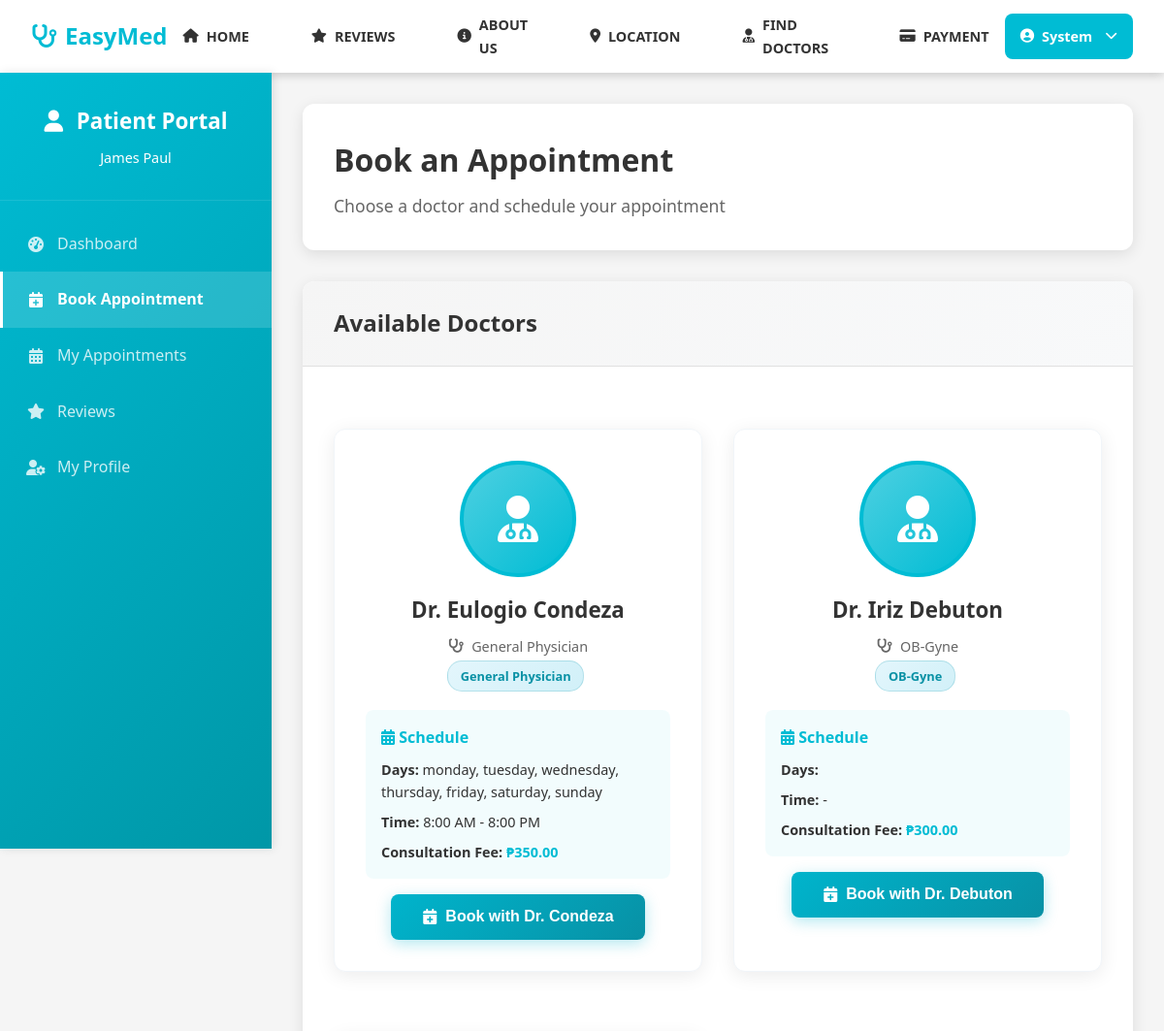
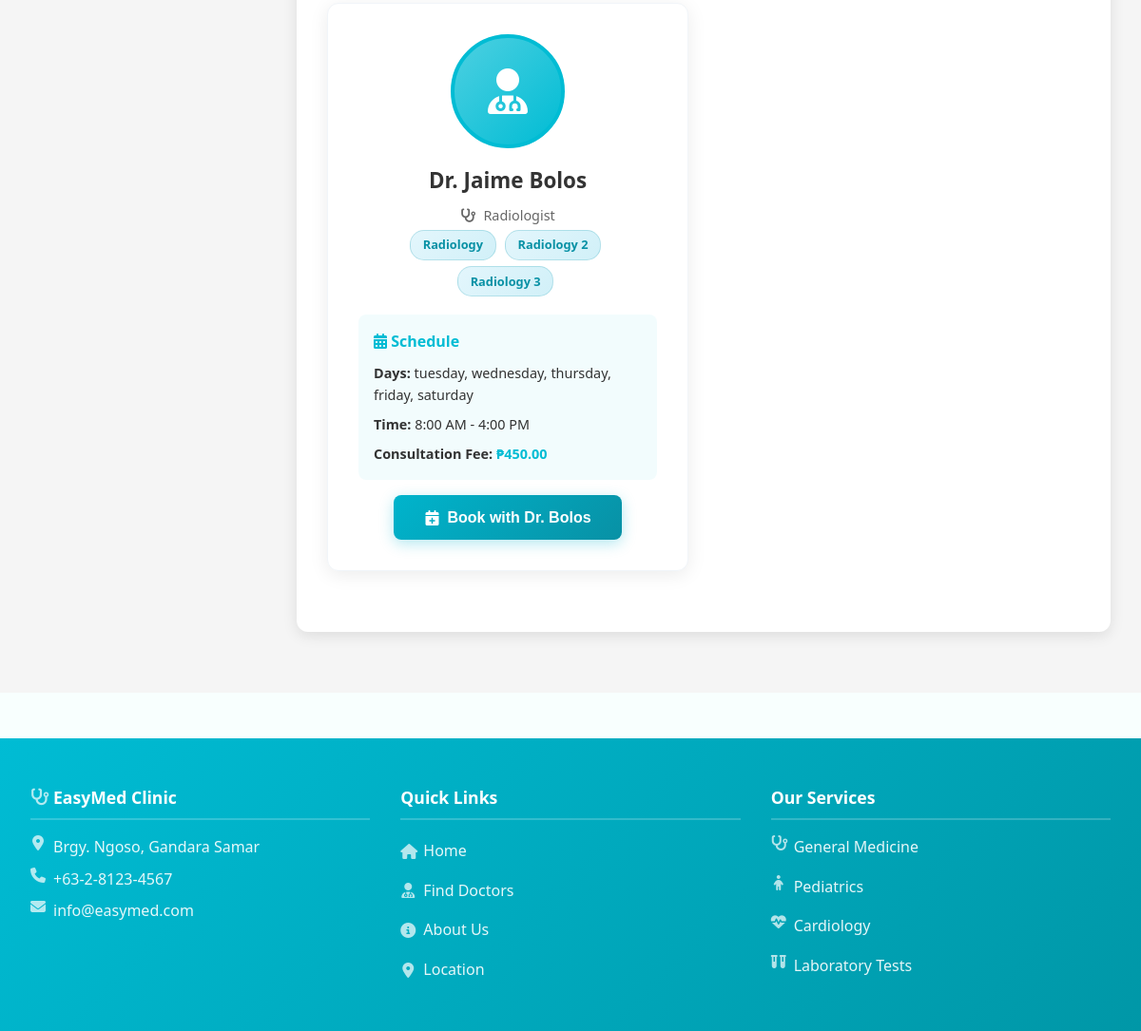
Screenshot of /patient/book-appointment.php (signed in) with the database file from the repository (2 pictures, top to bottom).
### tables this page shows
CREATE TABLE doctors (
                    id INTEGER PRIMARY KEY AUTOINCREMENT,
                    user_id INTEGER,
                    specialty VARCHAR(100),
                    license_number VARCHAR(50),
                    phone VARCHAR(20),
                    experience_years INTEGER DEFAULT 0,
                    consultation_fee DECIMAL(10,2) DEFAULT 0.00,
                    schedule_days TEXT,
                    schedule_time_start TIME,
                    schedule_time_end TIME,
                    biography TEXT,
                    is_available INTEGER DEFAULT 1,
                    status VARCHAR(20) DEFAULT 'active' CHECK (status IN ('active', 'inactive')),
                    created_at DATETIME DEFAULT CURRENT_TIMESTAMP,
                    FOREIGN KEY (user_id) REFERENCES users(id)
                );

CREATE TABLE users (
                    id INTEGER PRIMARY KEY AUTOINCREMENT,
                    username VARCHAR(50) UNIQUE NOT NULL,
                    email VARCHAR(100) UNIQUE NOT NULL,
                    password VARCHAR(255) NOT NULL,
                    first_name VARCHAR(50),
                    last_name VARCHAR(50),
                    profile_image VARCHAR(255),
                    role VARCHAR(20) DEFAULT 'patient' CHECK (role IN ('admin', 'doctor', 'patient')),
                    is_active INTEGER DEFAULT 1,
                    status VARCHAR(20) DEFAULT 'pending' CHECK (status IN ('active', 'inactive', 'pending')),
                    created_at DATETIME DEFAULT CURRENT_TIMESTAMP,
                    updated_at DATETIME DEFAULT CURRENT_TIMESTAMP
                , email_verified INTEGER DEFAULT 0, phone TEXT, date_of_birth TEXT, gender TEXT, address TEXT);

CREATE TABLE lab_offers (
                        id INTEGER PRIMARY KEY AUTOINCREMENT,
                        title TEXT NOT NULL,
                        is_active INTEGER DEFAULT 1,
                        created_at TEXT DEFAULT (datetime('now')),
                        updated_at TEXT
                    , description TEXT, price DECIMAL(10,2));

CREATE TABLE clinic_settings (
                    id INTEGER PRIMARY KEY AUTOINCREMENT,
                    setting_key VARCHAR(100) UNIQUE,
                    setting_value TEXT,
                    description TEXT,
                    updated_at DATETIME DEFAULT CURRENT_TIMESTAMP
                );

### includes/database.php (called while the page is built, shortened)
<?php
class Database {
    private $connection;
    private static $instance = null;
    public static function getInstance() {
        if (self::$instance === null) {
            self::$instance = new self();
        }
        return self::$instance;
    }
    private function connect() {
        try {
            if (DB_TYPE === 'sqlite') {
                $this->connection = new PDO(
                    "sqlite:" . SQLITE_PATH,
                    null,
                    null,
                    array(
                        PDO::ATTR_ERRMODE => PDO::ERRMODE_EXCEPTION,
                        PDO::ATTR_DEFAULT_FETCH_MODE => PDO::FETCH_ASSOC
                    )
                );
                $this->connection->exec('PRAGMA foreign_keys = ON');
            }
        } catch (PDOException $e) {
            die("Database connection failed: " . $e->getMessage());
        }
    }
    public function query($sql, $params = array()) {
        try {
            $stmt = $this->connection->prepare($sql);
            $stmt->execute($params);
            return $stmt;
        } catch (PDOException $e) {
            error_log("Database query error: " . $e->getMessage());
            throw $e;
        }
    }
    public function fetch($sql, $params = array()) {
        $stmt = $this->query($sql, $params);
        return $stmt->fetch();
    }
    public function fetchAll($sql, $params = array()) {
        $stmt = $this->query($sql, $params);
        return $stmt->fetchAll();
    }
}
?>

### includes/functions.php (called while the page is built, shortened)
<?php
require_once 'database.php';
function formatTime($time, $format = 'g:i A') {
    if (empty($time) || $time === '00:00:00') {
        return '';
    }
    $timestamp = strtotime($time);
    return date($format, $timestamp);
}
function getClinicSetting($key, $default = '') {
    $db = Database::getInstance();
    $setting = $db->fetch(
        "SELECT setting_value FROM clinic_settings WHERE setting_key = ?",
        [$key]
    );
    return $setting ? $setting['setting_value'] : $default;
}
?>

### patient/book-appointment.php (the view, shortened to what this page needs)
<?php
require_once '../includes/functions.php';
require_once '../includes/header.php';
?>
<div class="patient-container">
	<div class="patient-sidebar">
		<div class="sidebar-header">
			<h3><i class="fas fa-user"></i> Patient Portal</h3>
			<p style="margin: 0.5rem 0 0 0; color: #ffffffff; font-size: 0.9rem; font-weight: 500;">
				<?php echo htmlspecialchars(($_SESSION['first_name'] ?? '') . ' ' . ($_SESSION['last_name'] ?? '')); ?>
			</p>
		</div>
		<nav class="sidebar-nav">
			<a href="dashboard_patients.php" class="nav-item">
				<i class="fas fa-tachometer-alt"></i> Dashboard
			</a>
			<a href="book-appointment.php" class="nav-item active">
				<i class="fas fa-calendar-plus"></i> Book Appointment
			</a>
			<a href="appointments.php" class="nav-item">
				<i class="fas fa-calendar-alt"></i> My Appointments
			</a>
            <a href="reviews.php" class="nav-item">
                <i class="fas fa-star"></i> Reviews
            </a>
			<a href="profile.php" class="nav-item">
				<i class="fas fa-user-cog"></i> My Profile
			</a>
		</nav>
	</div>
	<div class="patient-content">
		<div class="content-header">
			<h1>Book an Appointment</h1>
			<p>Choose a doctor and schedule your appointment</p>
		</div>
		<div class="content-section">
			<div class="section-header">
				<h2>Available Doctors</h2>
			</div>
			<div class="section-content">
				<?php
				$db = Database::getInstance();
				$doctors = $db->fetchAll("
					SELECT u.id as user_id, u.first_name, u.last_name, u.profile_image,
						   d.id as doctor_id, d.specialty, d.schedule_days, d.schedule_time_start, d.schedule_time_end,
						   d.consultation_fee, d.biography
					FROM users u
					JOIN doctors d ON u.id = d.user_id
					WHERE u.role = 'doctor' AND u.is_active = 1 AND d.is_available = 1
					ORDER BY u.first_name
				");
				?>
				<div class="doctors-grid">
					<?php if (!empty($doctors)): ?>
						<?php foreach ($doctors as $doctor): ?>
							<div class="card doctor-card" style="margin-bottom: 2rem;">
								<div class="doctor-image-container" style="text-align: center; margin-bottom: 1rem;">
									<?php if (!empty($doctor['profile_image']) && file_exists('../assets/images/' . $doctor['profile_image'])): ?>
										<img src="<?php echo SITE_URL; ?>/assets/images/<?php echo htmlspecialchars($doctor['profile_image']); ?>"
											 alt="Dr. <?php echo htmlspecialchars($doctor['first_name'] . ' ' . $doctor['last_name']); ?>"
											 class="doctor-image">
									<?php else: ?>
										<div class="doctor-image" style="background: linear-gradient(135deg, var(--light-cyan), var(--primary-cyan)); display: flex; align-items: center; justify-content: center;">
											<i class="fas fa-user-md" style="font-size: 3rem; color: white;"></i>
										</div>
									<?php endif; ?>
								</div>
								<div class="doctor-info">
									<h3 class="doctor-name">
										Dr. <?php echo htmlspecialchars($doctor['first_name'] . ' ' . $doctor['last_name']); ?>
									</h3>
									<p class="doctor-specialty">
										<i class="fas fa-stethoscope"></i>
										<?php echo htmlspecialchars($doctor['specialty']); ?>
									</p>
									<?php
									$doctor_offers = $db->fetchAll("
										SELECT lo.title
										FROM lab_offers lo
										JOIN lab_offer_doctors lod ON lo.id = lod.lab_offer_id
										WHERE lod.doctor_id = ? AND lo.is_active = 1
										ORDER BY lo.title
									", [$doctor['doctor_id']]);
									if (!empty($doctor_offers)): ?>
										<div class="doctor-offers" style="margin-bottom: 1rem;">
											<?php foreach ($doctor_offers as $offer): ?>
												<span class="offer-badge" style="
													display: inline-block;
													background: linear-gradient(135deg, #e3f6fc, #d1f0f8);
													color: #0891a5;
													padding: 0.3rem 0.8rem;
													border-radius: 15px;
													font-size: 0.8rem;
													font-weight: 600;
													margin: 0.2rem 0.3rem 0.2rem 0;
													border: 1px solid rgba(8, 145, 165, 0.2);
												">
													<?php echo htmlspecialchars($offer['title']); ?>
												</span>
											<?php endforeach; ?>
										</div>
									<?php endif; ?>
									<div class="doctor-schedule">
										<h4 style="color: var(--primary-cyan); margin-bottom: 0.5rem; font-size: 1rem;">
											<i class="fas fa-calendar-alt"></i> Schedule
										</h4>
										<div class="schedule-item">
											<strong>Days:</strong>
											<?php
											$days = explode(',', $doctor['schedule_days']);
											echo htmlspecialchars(implode(', ', $days));
											?>
										</div>
										<div class="schedule-item">
											<strong>Time:</strong>
											<?php echo formatTime($doctor['schedule_time_start']) . ' - ' . formatTime($doctor['schedule_time_end']); ?>
										</div>
										<div class="schedule-item">
											<strong>Consultation Fee:</strong>
											<span style="color: var(--primary-cyan); font-weight: bold;">
												₱<?php echo number_format($doctor['consultation_fee'], 2); ?>
											</span>
										</div>
									</div>
									<div style="margin-top: 1rem; text-align: center;">
									<?php
									$doctor_lab_offers = $db->fetchAll("
										SELECT lo.title, lo.price
										FROM lab_offers lo
										JOIN lab_offer_doctors lod ON lo.id = lod.lab_offer_id
										WHERE lod.doctor_id = ? AND lo.is_active = 1
										ORDER BY lo.title
									", [$doctor['doctor_id']]);
									$doctor['lab_offers'] = array_column($doctor_lab_offers, 'title');
									$doctor['lab_offers_data'] = $doctor_lab_offers;
									?>
										<button class="btn btn-primary btn-sm"
											onclick="openAppointmentModal(this)"
											data-doctor='<?php echo json_encode($doctor, JSON_HEX_APOS | JSON_HEX_QUOT); ?>'>
											<i class="fas fa-calendar-plus"></i> Book with Dr. <?php echo htmlspecialchars($doctor['last_name']); ?>
										</button>
									</div>
								</div>
							</div>
						<?php endforeach; ?>
					<?php endif; ?>
				</div>
			</div>
		</div>
	</div>
</div>
<?php require_once '../includes/footer.php'; ?>

### includes/footer.php (shortened to what this page needs)
    </main>
    <footer class="footer">
        <div class="container">
            <div class="footer-grid">
                <div class="footer-section">
                    <h4>
                        <i class="fas fa-stethoscope"></i> EasyMed Clinic
                    </h4>
                    <p>
                        <i class="fas fa-map-marker-alt"></i>
                        <?php echo htmlspecialchars(getClinicSetting('clinic_address', 'Brgy. Ngoso, Gandara Samar')); ?>
                    </p>
                    <p>
                        <i class="fas fa-phone"></i>
                        <?php echo htmlspecialchars(getClinicSetting('clinic_phone', '+63-2-8123-4567')); ?>
                    </p>
                    <p>
                        <i class="fas fa-envelope"></i>
                        <?php echo htmlspecialchars(getClinicSetting('clinic_email', 'info@easymed.com')); ?>
                    </p>
                </div>
                <div class="footer-section">
                    <h4>Quick Links</h4>
                    <div class="footer-links">
                        <a href="<?php echo SITE_URL; ?>/index.php">
                            <i class="fas fa-home"></i> Home
                        </a>
                        <a href="<?php echo SITE_URL; ?>/doctors.php">
                            <i class="fas fa-user-md"></i> Find Doctors
                        </a>
                        <a href="<?php echo SITE_URL; ?>/about.php">
                            <i class="fas fa-info-circle"></i> About Us
                        </a>
                        <a href="<?php echo SITE_URL; ?>/location.php">
                            <i class="fas fa-map-marker-alt"></i> Location
                        </a>
                    </div>
                </div>
                <div class="footer-section">
                    <h4>Our Services</h4>
                    <div class="footer-services">
                        <p>
                            <i class="fas fa-stethoscope"></i> General Medicine
                        </p>
                        <p>
                            <i class="fas fa-child"></i> Pediatrics
                        </p>
                        <p>
                            <i class="fas fa-heartbeat"></i> Cardiology
                        </p>
                        <p>
                            <i class="fas fa-vials"></i> Laboratory Tests
                        </p>
                    </div>
                </div>
            </div>
        </div>
    </footer>
</body>
</html>

### rows the page displays
doctors: user.last_name "Eulogio Condeza", specialty "General Physician", schedule_days "monday, tuesday, wednesday, thursday, friday, saturday, sunday", schedule_time_start "8:00 AM", schedule_time_end "8:00 PM", consultation_fee "350.00", user.last_name "Condeza"
lab_offers: title "General Physician"
doctors: user.last_name "Iriz Debuton", specialty "OB-Gyne", consultation_fee "300.00", user.last_name "Debuton"
lab_offers: title "OB-Gyne"
doctors: user.last_name "Jaime Bolos", specialty "Radiologist", schedule_days "tuesday, wednesday, thursday, friday, saturday", schedule_time_start "8:00 AM", schedule_time_end "4:00 PM", consultation_fee "450.00", user.last_name "Bolos"
lab_offers: title "Radiology"
lab_offers: title "Radiology 2"
lab_offers: title "Radiology 3"
clinic_settings: setting_value "Brgy. Ngoso, Gandara Samar"

### other values shown
getClinicSetting('clinic_phone', '+63-2-8123-4567') "+63-2-8123-4567"
getClinicSetting('clinic_email', 'info@easymed.com') "info@easymed.com"
